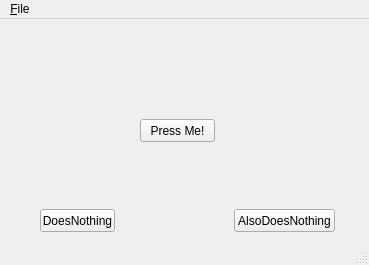
<?xml version="1.0" encoding="UTF-8"?>
<ui version="4.0">
 <class>TestMainWindow</class>
 <widget class="QMainWindow" name="TestMainWindow">
  <property name="geometry">
   <rect>
    <x>0</x>
    <y>0</y>
    <width>369</width>
    <height>265</height>
   </rect>
  </property>
  <property name="windowTitle">
   <string>PySide Test Window</string>
  </property>
  <widget class="QWidget" name="centralwidget">
   <widget class="QPushButton" name="button">
    <property name="geometry">
     <rect>
      <x>140</x>
      <y>100</y>
      <width>75</width>
      <height>23</height>
     </rect>
    </property>
    <property name="text">
     <string>Press Me!</string>
    </property>
   </widget>
   <widget class="QPushButton" name="button3">
    <property name="geometry">
     <rect>
      <x>234</x>
      <y>190</y>
      <width>101</width>
      <height>23</height>
     </rect>
    </property>
    <property name="text">
     <string>AlsoDoesNothing</string>
    </property>
   </widget>
   <widget class="QPushButton" name="button2">
    <property name="geometry">
     <rect>
      <x>40</x>
      <y>190</y>
      <width>75</width>
      <height>23</height>
     </rect>
    </property>
    <property name="text">
     <string>DoesNothing</string>
    </property>
   </widget>
  </widget>
  <widget class="QMenuBar" name="menubar">
   <property name="geometry">
    <rect>
     <x>0</x>
     <y>0</y>
     <width>369</width>
     <height>21</height>
    </rect>
   </property>
   <widget class="QMenu" name="menuFile">
    <property name="title">
     <string>&amp;File</string>
    </property>
    <addaction name="actionExit"/>
   </widget>
   <addaction name="menuFile"/>
  </widget>
  <widget class="QStatusBar" name="statusbar"/>
  <action name="actionExit">
   <property name="text">
    <string>E&amp;xit</string>
   </property>
  </action>
 </widget>
 <resources/>
 <connections>
  <connection>
   <sender>actionExit</sender>
   <signal>triggered()</signal>
   <receiver>TestMainWindow</receiver>
   <slot>close()</slot>
   <hints>
    <hint type="sourcelabel">
     <x>-1</x>
     <y>-1</y>
    </hint>
    <hint type="destinationlabel">
     <x>399</x>
     <y>299</y>
    </hint>
   </hints>
  </connection>
 </connections>
</ui>
